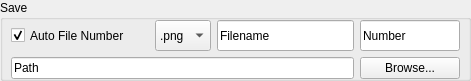
      <widget class="QGroupBox" name="AutoFile">
       <property name="geometry">
        <rect>
         <x>170</x>
         <y>70</y>
         <width>471</width>
         <height>81</height>
        </rect>
       </property>
       <property name="title">
        <string>Save</string>
       </property>
       <widget class="QWidget" name="gridLayoutWidget_3">
        <property name="geometry">
         <rect>
          <x>10</x>
          <y>20</y>
          <width>451</width>
          <height>59</height>
         </rect>
        </property>
        <layout class="QGridLayout" name="gridLayout_4">
         <property name="leftMargin">
          <number>1</number>
         </property>
         <property name="rightMargin">
          <number>1</number>
         </property>
         <item row="1" column="2">
          <widget class="QLineEdit" name="AutoFileName">
           <property name="sizePolicy">
            <sizepolicy hsizetype="Expanding" vsizetype="Preferred">
             <horstretch>0</horstretch>
             <verstretch>0</verstretch>
            </sizepolicy>
           </property>
           <property name="maximumSize">
            <size>
             <width>16777215</width>
             <height>100</height>
            </size>
           </property>
           <property name="toolTip">
            <string>&lt;html&gt;&lt;head/&gt;&lt;body&gt;&lt;p&gt;Specified the prefix for the auto save filenames&lt;/p&gt;&lt;/body&gt;&lt;/html&gt;</string>
           </property>
           <property name="text">
            <string>Filename</string>
           </property>
          </widget>
         </item>
         <item row="1" column="0">
          <widget class="QCheckBox" name="checkAutoNumber">
           <property name="sizePolicy">
            <sizepolicy hsizetype="Expanding" vsizetype="Preferred">
             <horstretch>0</horstretch>
             <verstretch>0</verstretch>
            </sizepolicy>
           </property>
           <property name="maximumSize">
            <size>
             <width>16777215</width>
             <height>100</height>
            </size>
           </property>
           <property name="toolTip">
            <string>&lt;html&gt;&lt;head/&gt;&lt;body&gt;&lt;p&gt;Check to cause a sequentially numbered data and plots filae to be saved automatically ater each sweep.&lt;/p&gt;&lt;/body&gt;&lt;/html&gt;</string>
           </property>
           <property name="text">
            <string>Auto File Number</string>
           </property>
           <property name="checked">
            <bool>true</bool>
           </property>
          </widget>
         </item>
         <item row="1" column="1">
          <widget class="QComboBox" name="AutoFileType">
           <property name="maximumSize">
            <size>
             <width>200</width>
             <height>100</height>
            </size>
           </property>
           <property name="toolTip">
            <string>&lt;html&gt;&lt;head/&gt;&lt;body&gt;&lt;p&gt;Select the file format for plot files&lt;/p&gt;&lt;/body&gt;&lt;/html&gt;</string>
           </property>
           <item>
            <property name="text">
             <string>.png</string>
            </property>
           </item>
           <item>
            <property name="text">
             <string>.jpg</string>
            </property>
           </item>
           <item>
            <property name="text">
             <string>.bmp</string>
            </property>
           </item>
           <item>
            <property name="text">
             <string>.pdf</string>
            </property>
           </item>
          </widget>
         </item>
         <item row="1" column="3">
          <widget class="QLineEdit" name="AutoNumber">
           <property name="sizePolicy">
            <sizepolicy hsizetype="Expanding" vsizetype="Preferred">
             <horstretch>0</horstretch>
             <verstretch>0</verstretch>
            </sizepolicy>
           </property>
           <property name="maximumSize">
            <size>
             <width>100</width>
             <height>100</height>
            </size>
           </property>
           <property name="toolTip">
            <string>&lt;html&gt;&lt;head/&gt;&lt;body&gt;&lt;p&gt;The current auto file sequence number&lt;/p&gt;&lt;/body&gt;&lt;/html&gt;</string>
           </property>
           <property name="text">
            <string>Number</string>
           </property>
          </widget>
         </item>
         <item row="2" column="0" colspan="3">
          <widget class="QLineEdit" name="AutoPath">
           <property name="sizePolicy">
            <sizepolicy hsizetype="Expanding" vsizetype="Preferred">
             <horstretch>0</horstretch>
             <verstretch>0</verstretch>
            </sizepolicy>
           </property>
           <property name="maximumSize">
            <size>
             <width>16777215</width>
             <height>100</height>
            </size>
           </property>
           <property name="toolTip">
            <string>&lt;html&gt;&lt;head/&gt;&lt;body&gt;&lt;p&gt;The folder where files are auto saved &lt;/p&gt;&lt;/body&gt;&lt;/html&gt;</string>
           </property>
           <property name="text">
            <string>Path</string>
           </property>
          </widget>
         </item>
         <item row="2" column="3">
          <widget class="QPushButton" name="Browse">
           <property name="text">
            <string>Browse...</string>
           </property>
          </widget>
         </item>
        </layout>
       </widget>
      </widget>
